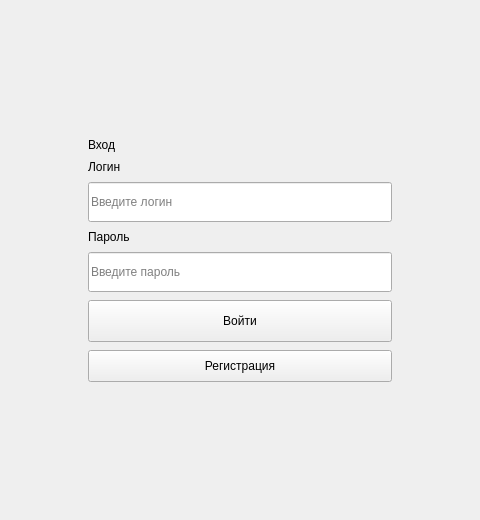
<?xml version="1.0" encoding="UTF-8"?>
<ui version="4.0">
 <class>LoginWindow</class>
 <widget class="QWidget" name="LoginWindow">
  <property name="geometry">
   <rect><x>0</x><y>0</y><width>480</width><height>520</height></rect>
  </property>
  <property name="windowTitle">
   <string>Вход</string>
  </property>
  <layout class="QVBoxLayout" name="windowLayout">
   <property name="leftMargin"><number>32</number></property>
   <property name="topMargin"><number>32</number></property>
   <property name="rightMargin"><number>32</number></property>
   <property name="bottomMargin"><number>32</number></property>
   <item><spacer name="topSpacer"><property name="orientation"><enum>Qt::Orientation::Vertical</enum></property><property name="sizeHint" stdset="0"><size><width>20</width><height>40</height></size></property></spacer></item>
   <item>
    <layout class="QHBoxLayout" name="cardRow">
     <item><spacer name="leftSpacer"><property name="orientation"><enum>Qt::Orientation::Horizontal</enum></property><property name="sizeHint" stdset="0"><size><width>20</width><height>20</height></size></property></spacer></item>
     <item>
      <widget class="QFrame" name="card">
       <property name="minimumSize"><size><width>360</width><height>0</height></size></property>
       <property name="maximumSize"><size><width>400</width><height>16777215</height></size></property>
       <layout class="QVBoxLayout" name="formLayout">
        <property name="spacing"><number>8</number></property>
        <property name="leftMargin"><number>28</number></property>
        <property name="topMargin"><number>26</number></property>
        <property name="rightMargin"><number>28</number></property>
        <property name="bottomMargin"><number>26</number></property>
        <item><widget class="QLabel" name="titleLabel"><property name="text"><string>Вход</string></property></widget></item>
        <item><widget class="QLabel" name="loginLabel"><property name="text"><string>Логин</string></property></widget></item>
        <item><widget class="QLineEdit" name="loginLineEdit"><property name="minimumSize"><size><width>0</width><height>40</height></size></property><property name="placeholderText"><string>Введите логин</string></property></widget></item>
        <item><widget class="QLabel" name="passwordLabel"><property name="text"><string>Пароль</string></property></widget></item>
        <item><widget class="QLineEdit" name="passwordLineEdit"><property name="minimumSize"><size><width>0</width><height>40</height></size></property><property name="echoMode"><enum>QLineEdit::EchoMode::Password</enum></property><property name="placeholderText"><string>Введите пароль</string></property></widget></item>
        <item><widget class="QPushButton" name="loginButton"><property name="minimumSize"><size><width>0</width><height>42</height></size></property><property name="text"><string>Войти</string></property></widget></item>
        <item><widget class="QPushButton" name="registerButton"><property name="minimumSize"><size><width>0</width><height>32</height></size></property><property name="text"><string>Регистрация</string></property></widget></item>
       </layout>
      </widget>
     </item>
     <item><spacer name="rightSpacer"><property name="orientation"><enum>Qt::Orientation::Horizontal</enum></property><property name="sizeHint" stdset="0"><size><width>20</width><height>20</height></size></property></spacer></item>
    </layout>
   </item>
   <item><spacer name="bottomSpacer"><property name="orientation"><enum>Qt::Orientation::Vertical</enum></property><property name="sizeHint" stdset="0"><size><width>20</width><height>40</height></size></property></spacer></item>
  </layout>
 </widget>
 <resources/>
 <connections/>
</ui>
